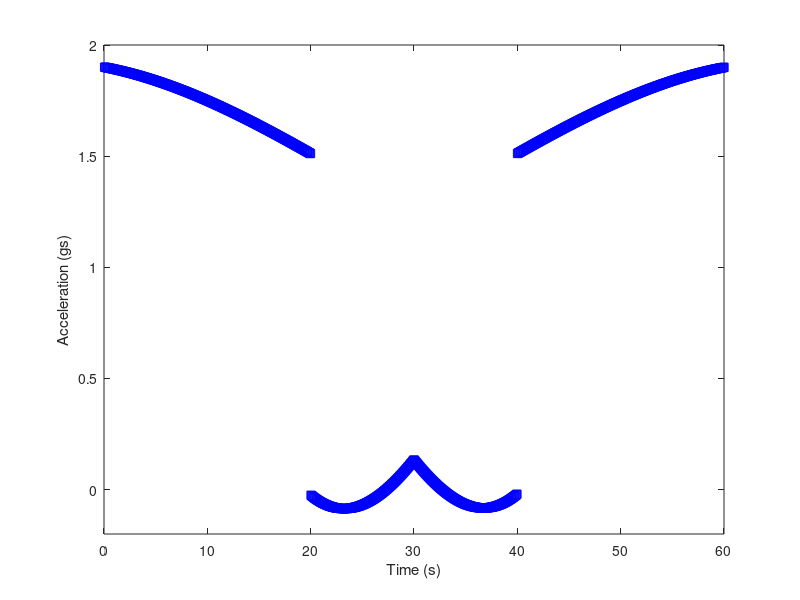

Reproduce this figure in MATLAB.
%% AE 352 HW 1
%  HW 1 Part B
close all; 
clear all;
% Convert KM to m/s
KM_TO_MPS = 1/3.6;
% Enter Speed plateaus
V0 = 810 * KM_TO_MPS;
V1 = 650 * KM_TO_MPS;
V2 = 390 * KM_TO_MPS;
% Find accelerations
dv0 = (V1-V0)/20;
dv1 = (V2-V1)/10;
% Angle Mark
a1 = pi/4;
% Angular Velocities
da0 = a1/20;
da1 = a1/10;
% Discretize Time
dt = 60/1000;
% Book keeping for velocity, gravity, time, and angles
v(1) = V0;
g(1) = 9.81;
t(1) = 0;
OMEGA = da0;
angle(1) = 0;

for i = 1:1000
    % increment time
    t(i+1) = t(i)+dt;
    % update velocity
    if(i*dt <= 20)
        v(i+1) = v(i) + dt*dv0;
    elseif(i*dt > 20 && i*dt <=30)
        v(i+1) = v(i) + dt*dv1;
    elseif(i*dt > 30 && i*dt <=40)
        v(i+1) = v(i) - dt*dv1;
    elseif(i*dt > 40 && i*dt <=60)
        v(i+1) = v(i) - dt*dv0;
    end
    % update angle
    if(i*dt <= 20)
        angle(i+1) = angle(i) + OMEGA*dt;
    elseif(i*dt > 20 && i*dt <=30)
        angle(i+1) = angle(i) - da1*dt;
    elseif(i*dt > 30 && i*dt <=40)
        angle(i+1) = angle(i) - da1*dt;
    elseif(i*dt > 40 && i*dt <=60)
        angle(i+1) = angle(i) + OMEGA*dt;
    end
    % update gravity
    if(i*dt <= 20)
        g(i+1) = (g(1) + v(i+1)*da0 *cos(angle(i+1)))/9.81;
    elseif(i*dt > 20 && i*dt <=30)
         g(i+1) = (g(1) - abs(v(i+1)*da1*cos(angle(i+1))))/9.81;  
    elseif(i*dt > 30 && i*dt <=40)
        g(i+1) = (g(1) - abs(v(i+1)*da1*cos(angle(i+1))))/9.81;
    elseif(i*dt > 40 && i*dt <=60)
        g(i+1) = (g(1) + v(i+1)*da0 *cos(angle(i+1)))/9.81;
    end
end
figure (1)
plot(t, g, 'bs');
ylabel('Acceleration (gs)');
xlabel('Time (s)');
ylim([-0.2, 2]);
xlim([0, 60]);